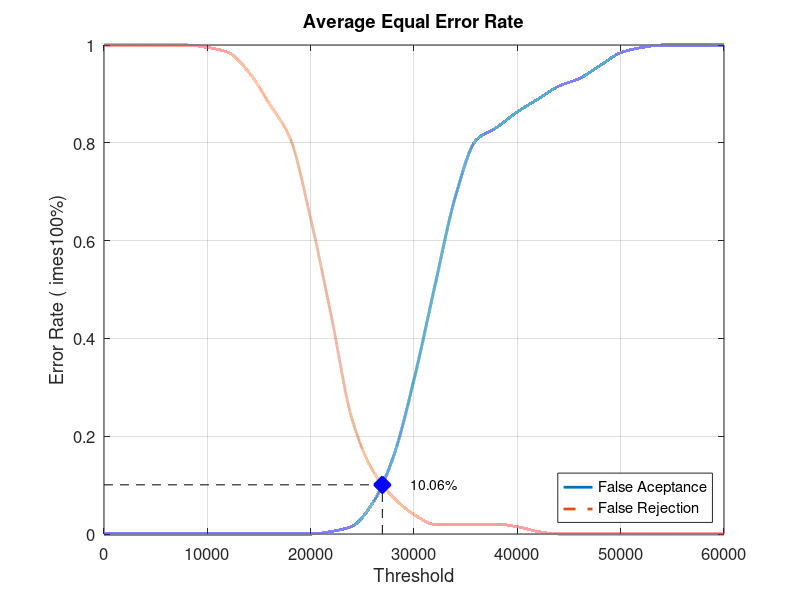
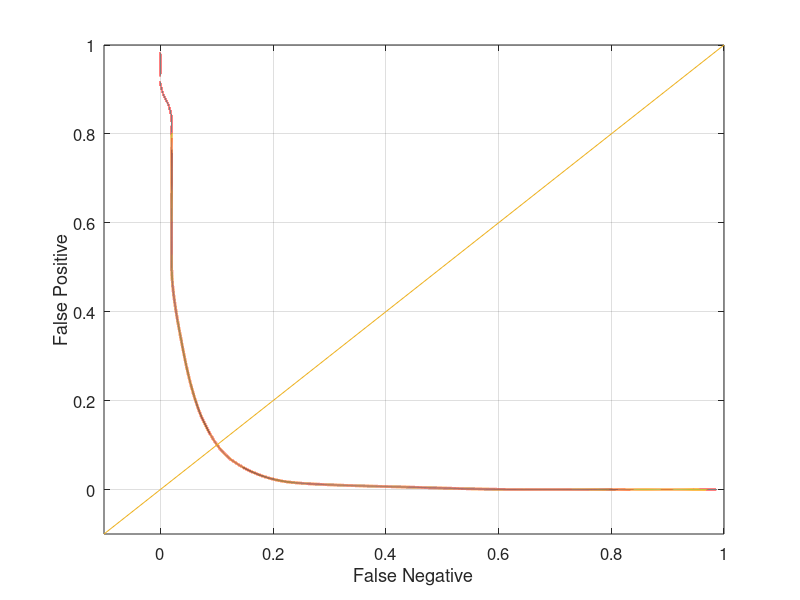

These charts were generated, in order, by the following MATLAB code:
close all;
clear;
clc;
x = 0:2000:60000;
xq = 0:0.5:60000;

y0 = [0 0 0 0 0 0 0 0 0 0 0 0.00526316 0.0157895 0.0631579 0.157895 0.315789 0.505263 0.689474 0.805263 0.831579 0.863158 0.889474 0.915789 0.931579 0.957895 0.984211 0.994737 1 1 1 1]
yy0 = interp1(x, y0, xq, 'pchip');
y1 = [1 1 1 1 1 0.995 0.985 0.945 0.88 0.81 0.645 0.445 0.235 0.13 0.075 0.04 0.02 0.02 0.02 0.02 0.015 0.005 0 0 0 0 0 0 0 0 0]
yy1 = interp1(x, y1, xq, 'pchip');

% Calculating EER: 
y2 = abs(y0 - y1);
find(y2 == min(y2))
yy2 = abs(yy0 - yy1);
xEER = find(yy2 == min(yy2));
xEERIndex = xq(xEER) % X-axis EER
yEER = yy0(xEER) % Y-axis EER

main = figure
plot(xq, yy0,'-','LineWidth', 2);	hold on
plot(xq, yy1,'--','LineWidth', 2);	hold on
plot([xEERIndex xEERIndex], [0 yEER], 'k--');	hold on
plot([0 xEERIndex], [yEER yEER], 'k--');	hold on
plot(xEERIndex, yEER, 'bx', 'LineWidth', 10);	hold on
text(xEERIndex + 10 * xEERIndex / 100, yEER, [num2str(round((10000 * yEER)) / 100) '%'])
legend('False Aceptance', 'False Rejection', 'Location', 'SouthEast')
xlabel('Threshold')
ylabel('Error Rate (	imes100%)')
title('Average Equal Error Rate')
set(gca, 'FontSize', 12)
axis([0 60000 0 1])
grid on

print(main, 'Database3_3Main', '-dpng');
FNRxFPR = figure('Color', [1 1 1]);
plot(yy1, yy0, '-', yy1, yy0, 'LineWidth', 2);
hold on
y = -0.1:0.1:1
plot(y, y); 
set(gca, 'FontSize', 12)
xlabel('False Negative')
ylabel('False Positive')
axis([-0.1 1 -0.1 1])
set(gca, 'FontSize', 12)
grid on

print(FNRxFPR, 'Database3_3FNRxFPR','-dpng');
